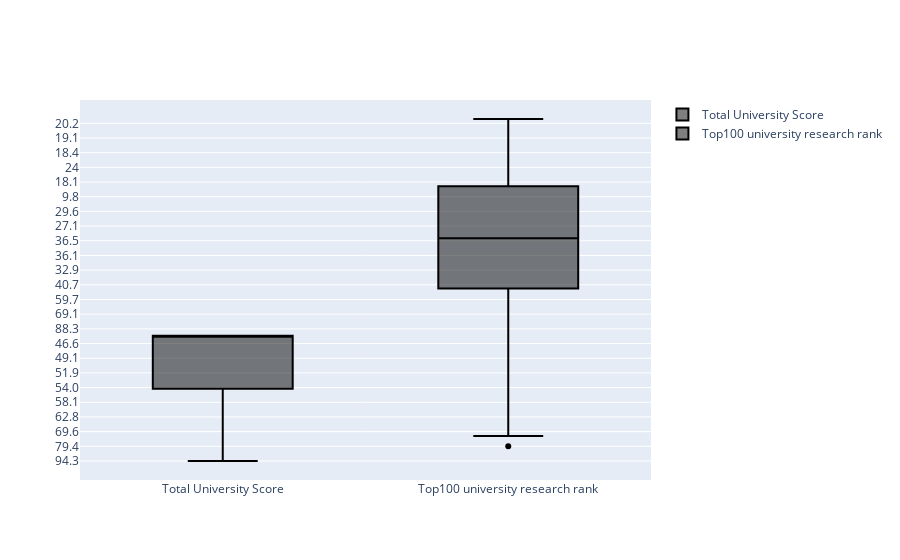

The cell this chart's notebook holds for it:
### Code cell
x2015 = timesData[timesData.year == 2015]
trace0 = go.Box(
    y = x2015.total_score,
    name= "Total University Score",
    marker = dict(
        color="rgba(12, 12, 140)"),

)
trace1 = go.Box(
    y = x2015.research,
    name = "Top100 university research rank",
    marker = dict(
        color="rgba(12, 128, 128)")

)
data = [trace0,trace1]
iplot(data)

### Figure 1 — Plotly figure (JSON) as saved in the notebook; plotly's stock layout.template omitted (floating-point values rounded to 4 significant figures; data arrays with more than 128 entries replaced by an {"elided": "..."} marker saying what was removed)
{"data": [{"marker": {"color": "rgba(12, 12, 140)"}, "name": "Total University Score", "type": "box", "y": {"elided": "401 str values"}}, {"marker": {"color": "rgba(12, 128, 128)"}, "name": "Top100 university research rank", "type": "box", "y": {"elided": "401 float values"}}], "layout": {}}
